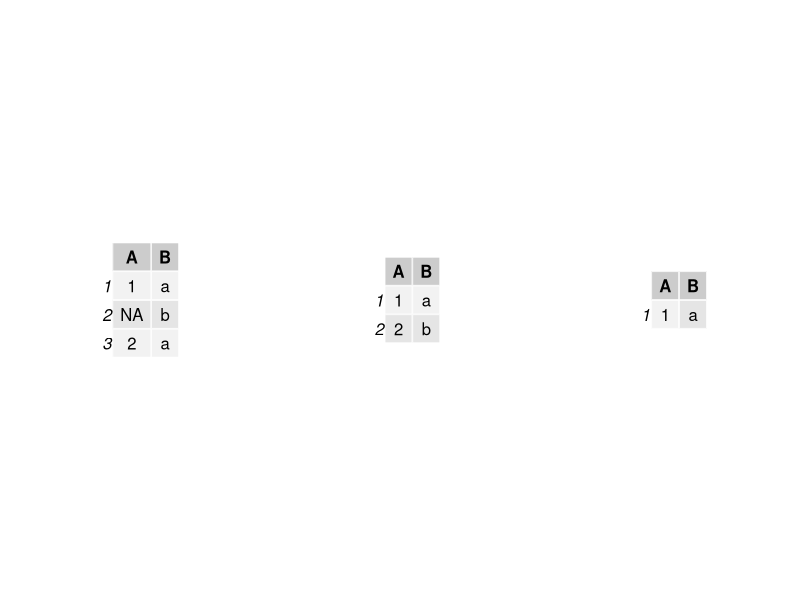

Source code (R): (Note: this script raises an error after producing the figure.)
# Load the dplyr package
library(dplyr)

# Create the Customer Information table
customer_info <- data.frame(
  CustomerID = c("001", "002", "003"),
  Name       = c("John", "Sarah", "Michael"),
  Age        = c(25, 30, 28),
  Email = c("john@example.com", 
            "sarah@example.com", 
            "michael@example.com") )

# Create the Purchase History table
purchase_history <- data.frame(
  CustomerID   = c("001", "002", "004"),
  PurchaseDate = as.Date(
    c("2022-07-15", "2022-06-10", 
      "2022-08-20")),
  Product      = c("Laptop", "Phone", 
                   "Headphones") )

# Perform the inner join
inner_join(customer_info, purchase_history, 
           by = "CustomerID")

x <- tibble(
  A = c("1", NA, "2"), 
  B = c("a", "b", "a"))

y <- tibble(
  A = c("1", "2"), 
  B = c("a", "b"))

z <- tibble(
  A = c("3", "2", "1"), 
  C = c("a", "b", "c"), 
  D = c("here", "you", NA))

library(gridExtra)
grid.arrange(
  tableGrob(x),
  tableGrob(y),
  tableGrob(inner_join(x, y)),
  ncol = 3)

# Perform the left join
left_join(customer_info, purchase_history, 
          by = "CustomerID")

# Create the first table
t1 <- data.frame(
  ID = c(1, 2, 3),
  Name = c("John", "Sarah", "Michael")
)

# Create the second table
t2 <- data.frame(
  Identifier = c(1, 2, 3),
  Value = c(10, 20, 30)
)

left_join(t1, t2)

left_join(t1, t2, by = c("ID" = "Identifier"))

right_join(customer_info, purchase_history)
left_join(purchase_history, customer_info)

inner_join(customer_info, purchase_history)
left_join(customer_info, purchase_history)
right_join(customer_info, purchase_history)
full_join(customer_info, purchase_history)

x <- tibble(
  A = c("1", NA, "2"), 
  B = c("a", "b", "a"))

z <- tibble(
  A = c("3", "2", "1"), 
  C = c("a", "b", "c"), 
  D = c("here", "you", NA))

library(gridExtra)
grid.arrange(
  tableGrob(x),
  tableGrob(z),
  tableGrob(full_join(x, z)),
  ncol = 3)

inner_join(customer_info, purchase_history)
semi_join(customer_info, purchase_history)

anti_join(customer_info, purchase_history)
anti_join(customer_info, customer_info)
